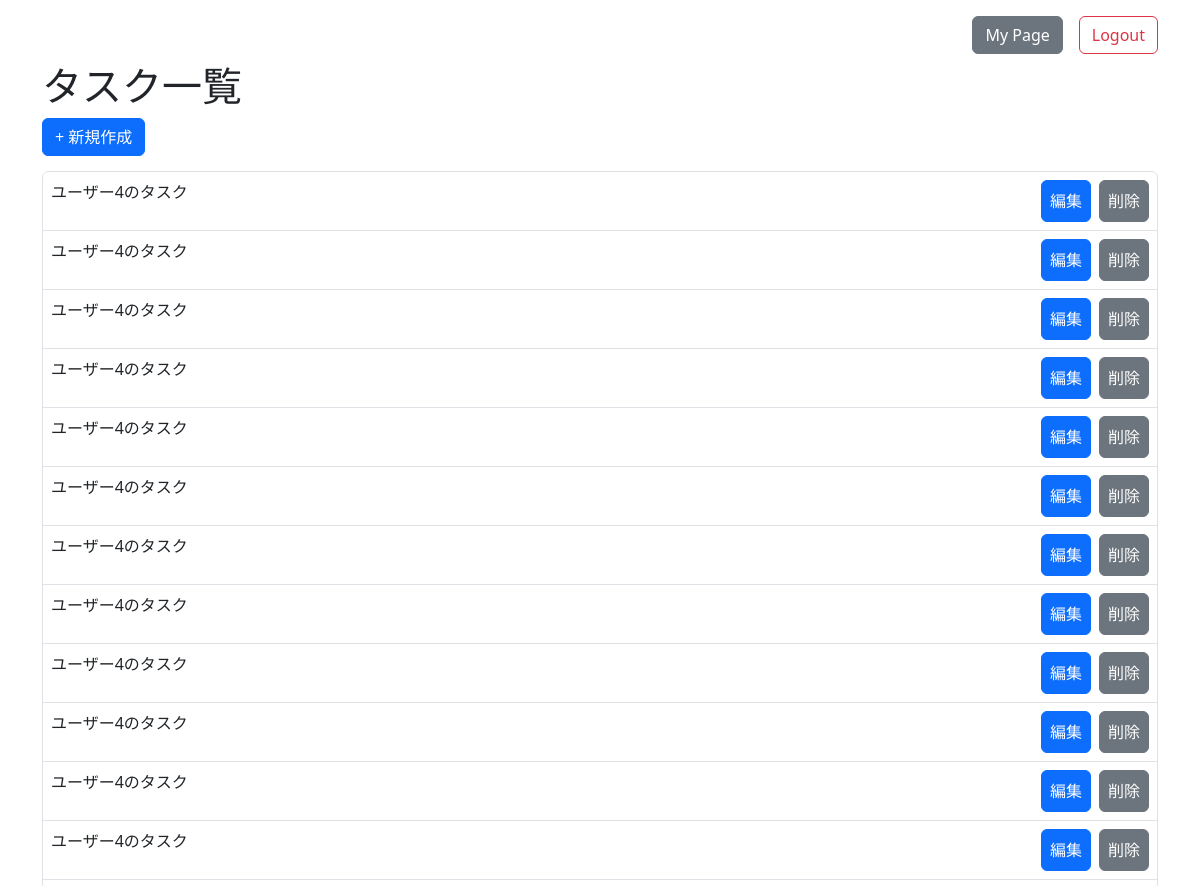
The app's page / (signed in, upper part), older data.
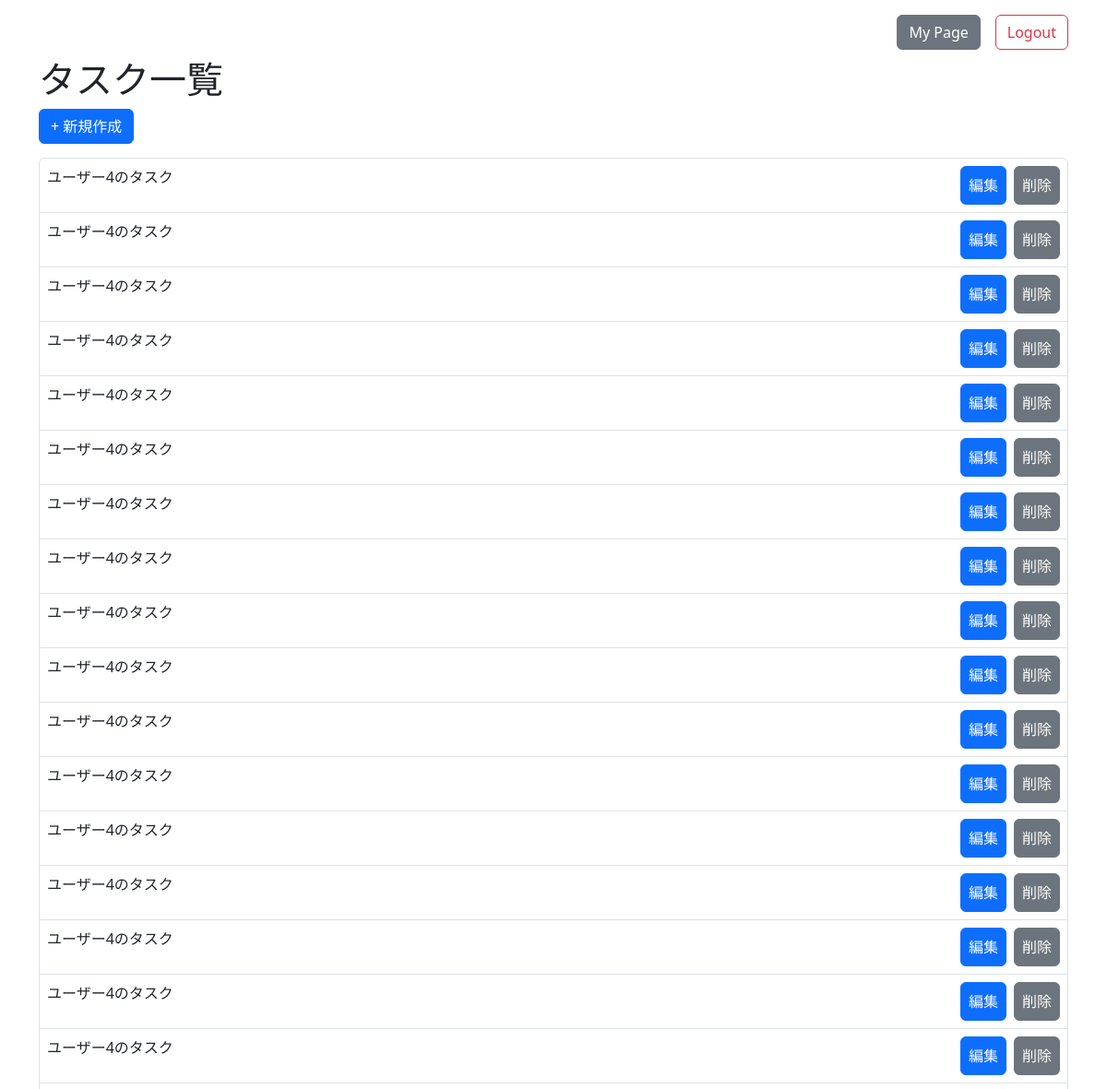
The same page, newer data.
### tables this page shows
CREATE TABLE tasks (
                id INTEGER PRIMARY KEY AUTOINCREMENT,
                title TEXT NOT NULL,
                done INTEGER NOT NULL DEFAULT 0,
                user_id INTEGER
            );

### app.py (the view)
@app.route("/")
@login_required
def index():
    tasks = db.fetch_all_by_user(current_user.id)
    return render_template("index.html", tasks=tasks)

### app.py (called while the page is built)
@login_manager.user_loader
def load_user(user_id):
    conn = sqlite3.connect("tasks.db")
    c = conn.cursor()
    c.execute("SELECT id, username FROM users WHERE id = ?", (user_id,))
    row = c.fetchone()
    conn.close()
    if row:
        return User(row[0], row[1])
    return None

### db.py (called while the page is built)
def get_connection():
    return sqlite3.connect(DB_NAME)

def fetch_all_by_user(user_id):
    with closing(get_connection()) as conn:
        c = conn.cursor()
        c.execute(
            "SELECT id, title, done FROM tasks WHERE user_id = ? ORDER BY id DESC",
            (user_id,)
        )
        return c.fetchall()

### templates/index.html (shortened to what this page needs)
<!DOCTYPE html>
<html lang="ja">
  <head>
    <link
      href="https://cdn.jsdelivr.net/npm/bootstrap@5.3.0/dist/css/bootstrap.min.css"
      rel="stylesheet"
    />
  </head>
  <body>
    <div class="container-md mt-3">
      <div class="d-flex justify-content-end mb-2">
        <a class="btn btn-secondary me-3" href="/mypage">My Page</a>
        <a class="btn btn-outline-danger" href="/logout">Logout</a>
      </div>
      <h1>タスク一覧</h1>
      <a class="btn btn-primary" style="margin-bottom: 15px" href="/new"
        >+ 新規作成</a
      >
      <ul class="list-group">
        {% for id, title, done in tasks %}
        <li class="list-group-item p-2">
          {{ title }} {% if done %}(done){% endif %}
          <a
            class="btn btn-secondary p-2"
            href="/delete/{{ id }}"
            style="float: right"
            >削除</a
          >
          <a
            class="btn btn-primary p-2"
            href="/edit/{{ id }}"
            style="float: right; margin-right: 0.5em"
            >編集</a
          >
        </li>
        {% endfor %}
      </ul>
    </div>
  </body>
</html>

Row changes from the older to the newer data that the page shows:
added tasks: title "ユーザー4のタスク"
added tasks: title "ユーザー4のタスク"
added tasks: title "ユーザー4のタスク"
added tasks: title "ユーザー4のタスク"
added tasks: title "ユーザー4のタスク"
